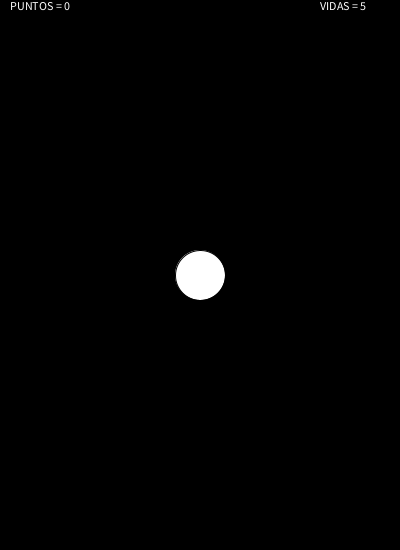
Frame 1 (no input)
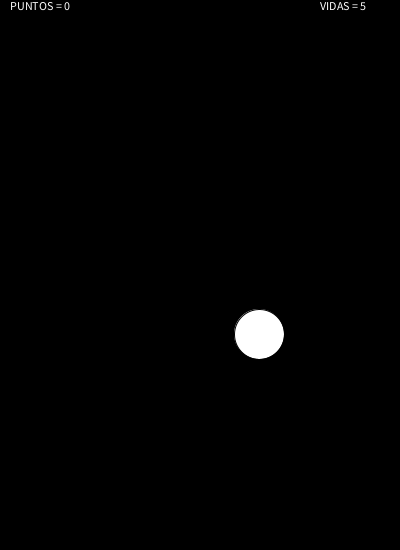
Frame 60 (the mouse pressed at the canvas centre just before this capture)
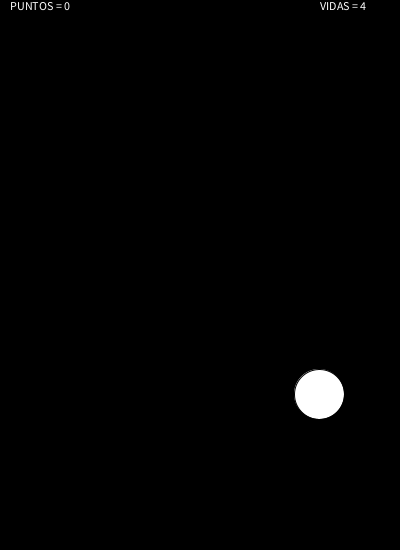
Frame 120 (the mouse held since frame 60 and released just before this capture)

The Processing sketch that drew these frames (run headless with seeded random() and noise(); from frame 60 on, the mouse is pressed at the canvas centre):

// Processing sketch: processing_97229
// ── processing_97229.pde


 
int puntos=0;                                           //Número de puntos con los que empiezas
int vidas=5;                                            //Número de vidas con las que empiezas
boolean perder=false;                                   //Definimos la variable perder en falso
int posX,posY;                                          //Posiciones en los ejes de la bola
int vX,vY;                                              //Velocidades de la bola
 
void setup()                                             //Inicialización
 
{
  size(400,550);            
  smooth();
  posX=width/2;
  posY=height/2;
  vX=1;
  vY=1;
}

 
void draw()

{ 
 background(0);                                        //Fondo negro
 ellipse (posX,posY,50,50);                            //Dibujo de la bola

 text("PUNTOS = "+puntos,10,10);                       //Se escriben los textos de vida y puntos
 text("VIDAS = "+vidas,width-80,10);            
    if (vidas<=0)                                      //Comprueba si has perdido
      {
      textSize(20);
      text("CLICK PARA EMPEZAR", 100,100);             //Si has perdido te aparece el texto
      noLoop();                                        //Deja de repetir la función draw
      perder=true;
      textSize(13);                
      }
                                                       //Desplazamiento de la bola
 posX=posX+vX;
 posY=posY+vY;
                                                       //La bola rebota en las paredes de la pantalla  
if(posX-25<0||posX+25>width)
  {
    vX=-vX;
  }

if(posY-25<0||posY+25>height)
  {
    vY=-vY;
  }
}
 
 
void mousePressed()                                   //Función que ocurre cuando pulsas el ratón

{
  if (dist(mouseX, mouseY, posX, posY)<=25)           //Comprueba si has hecho click dentro de la bola
  {
    puntos=puntos+1;                                  //Aumentan los puntos
    vX=vX*2;                                          //Aumenta la velocidad de la bola
    vY=vY*2; 
 fill(random (0,255),random (0,255), random (0,255)); //Cambia el color de la bola y los textos de manera aleatoria
    textSize(13);
}
  else                                           
  {
    vidas=vidas-1;                                    //Te resta una vida si no clickas dentro de la bola
  }
  
  if (perder==true)                                   //Si te quedas sin vidas
    {
      vX=2;                                           //Resetear los valores
      vY=2;
      vidas=5;
      puntos=0;
      posX=width/2;
      posY=width/2;
      perder=false;
      loop();                                        //Loop de la función para que se repita
    }
}
